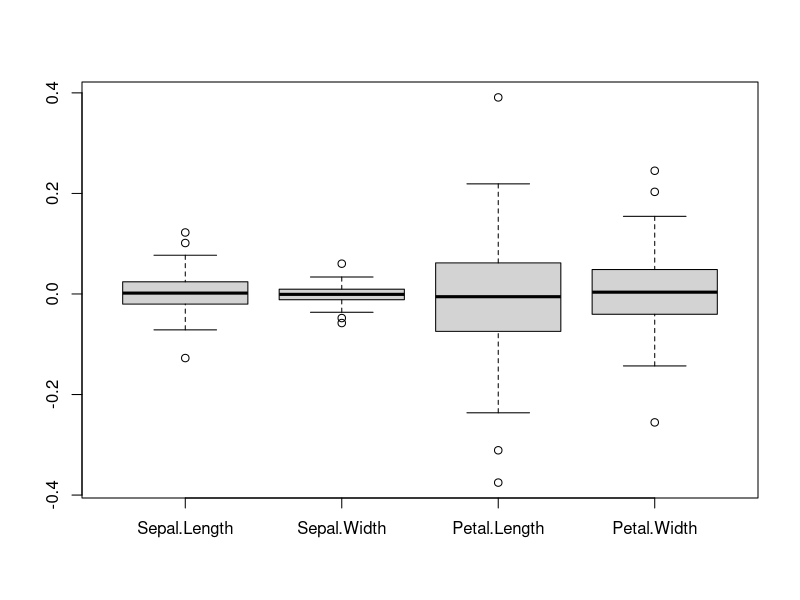
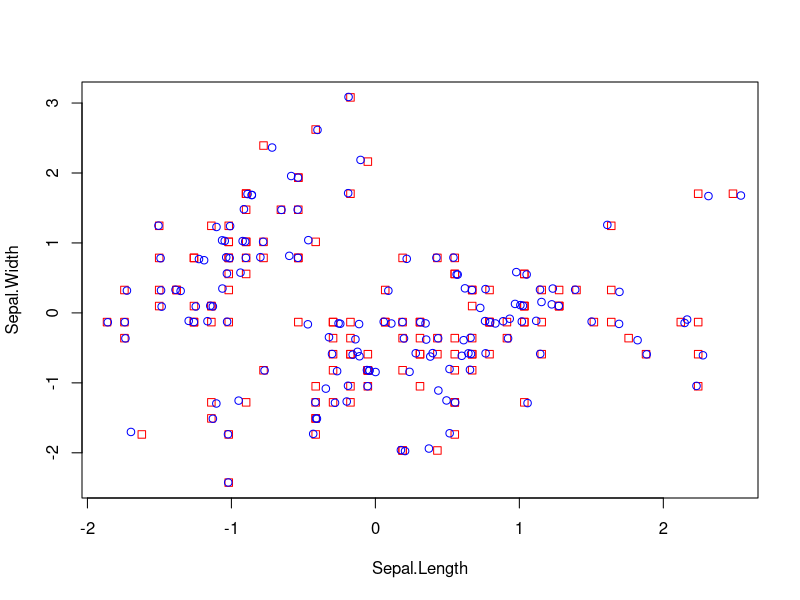
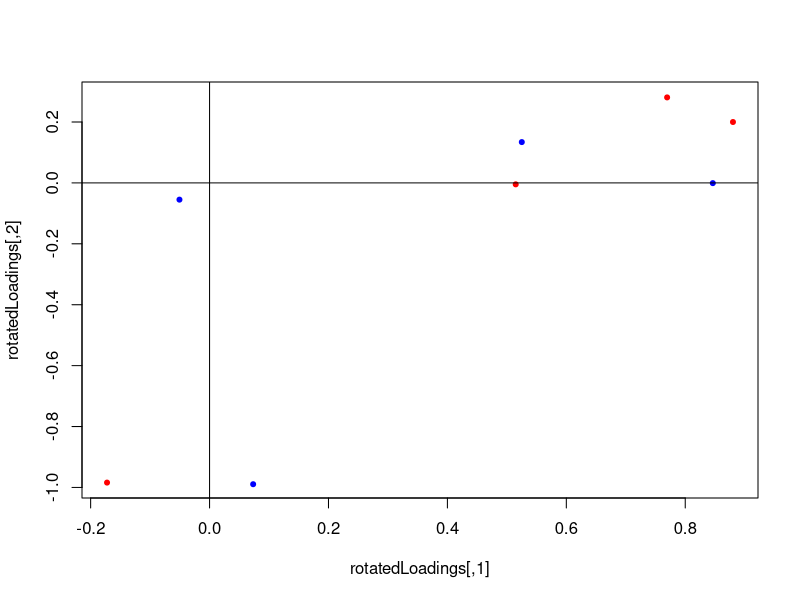
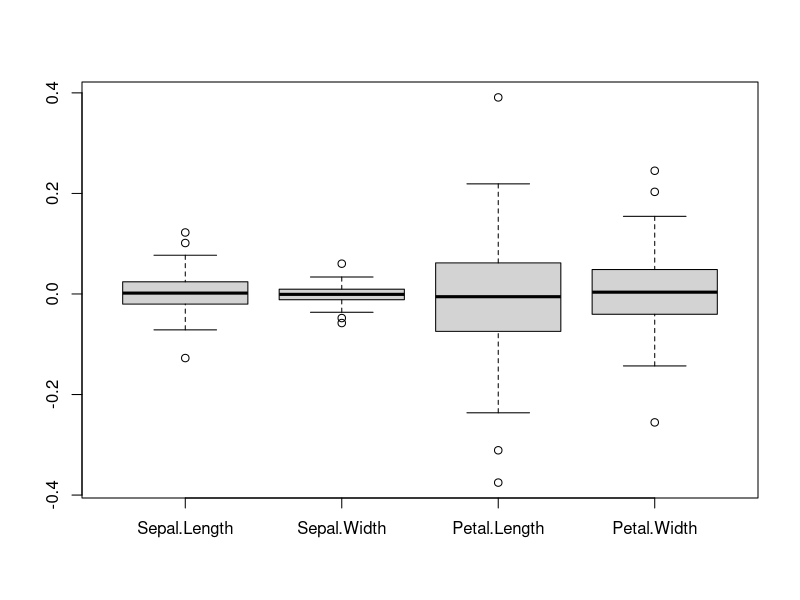
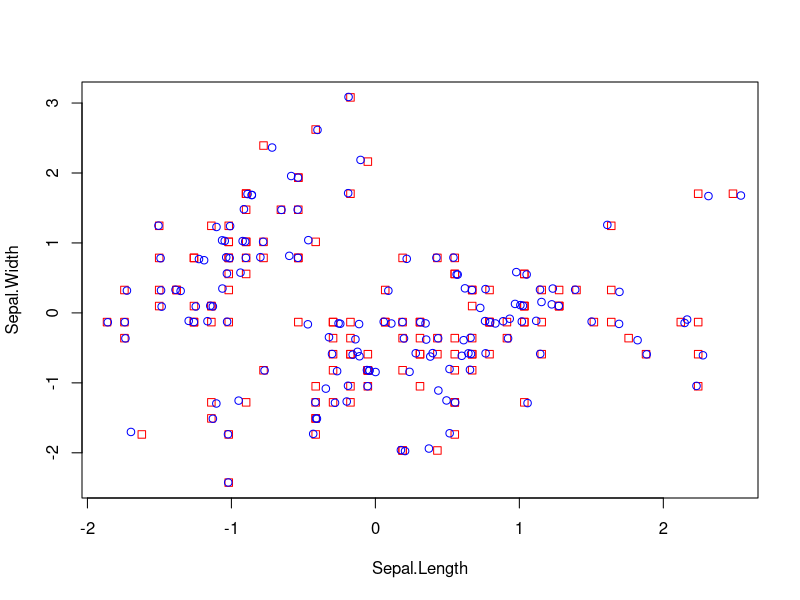
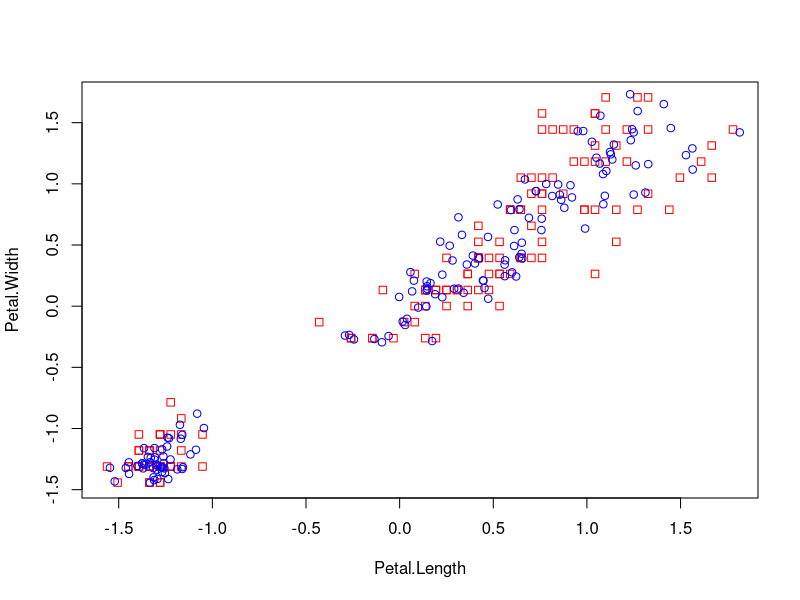

Write the R code that produced these figures, in order.
#Parameters
data <- iris[1:4]
scale <- TRUE
nfact <- 3
# Remove missing value (casewise)
data <- na.omit(data)

#### PCA (no rotation)
res <- prcomp(data, scale. = scale, rank. = nfact)

# eigenvalues
eigenvalues <- res$sdev**2
eigenvalues

# Total inertia (= number of variables)
inertia <- sum(eigenvalues)
inertia

# % of variance
eigenvalues / inertia
# Cumulative % of variance
cumsum(eigenvalues) / inertia

# Standard Loadings
stdLoadings <- res$rotation
colSums(stdLoadings**2) # = 1

# Principal Loadings  (Standard loadings scaled by singular values = sqrt(eigenvalues))
loadings <- stdLoadings %*% diag(sqrt(eigenvalues[1:nfact]))
loadings
colSums(loadings**2) # = eigenvalues

# Communalities ( = QLT = Extraction) IF scale = TRUE
communalities <- rowSums(loadings**2)
communalities

# Extraction IF scale = FALSE
rowSums(loadings**2) / rapply(data, var)

# Scores (Principal)
scores <- res$x
head(scores)
apply(scores,2,var) # = eigenvalues

# Scores (Standard)
stdScores <- scores %*% diag(1/sqrt(eigenvalues[1:nfact]))
head(stdScores)
apply(stdScores,2,var) # = 1

# Score QLT (Extraction)
zdata <- scale(data, scale = TRUE)
norm2 <- rowSums(zdata**2)
norm2pca <- rowSums(scores**2)
qlt <- norm2pca / norm2
head(qlt)

# Reconstruction
coord <- scores %*% t(stdLoadings)
head(coord)
coord2 <- stdScores %*% t(loadings)
head(coord2)
max(coord-coord2) # < 1e-15
head(zdata)
boxplot(zdata - coord)
max(zdata - coord) # < 1e-15 if nfact = max = 4

plot(zdata[,1:2], col="red", pch=0)
points(coord[,1:2], col="blue", pch=1)


# PCA with rotation
rotatedRes <- GPArotation::Varimax(loadings, normalize = FALSE)
# Principal Loadings
rotatedLoadings <- rotatedRes$loadings
rotatedSSL <- colSums(rotatedLoadings**2)
# =  diag(t(rotatedLoadings) %*% rotatedLoadings)
rotatedSSL
# Standard Loadins
rotatedStdLoadings <- rotatedLoadings %*% diag(1/sqrt(rotatedSSL))
rotatedStdLoadings
colSums(rotatedStdLoadings**2) # = 1

rotatedLoadings
loadings %*% rotatedRes$Th

(stdLoadings %*% rotatedRes$Th) %*% diag(sqrt(rotatedSSL))

plot(rotatedLoadings, col="red", pch=20)
points(stdLoadings %*% rotatedRes$Th, col="blue", pch=20)
abline(v=0)
abline(h=0)

sqrt(eigenvalues[1:3]) %*% rotatedRes$Th

# conclusion ?
# La rotation ne s'applique que au loadings utilisés pour la créer et aux observations
# pour le reste, passer par homothétie sqrt(eigen)


# Scores
# rotatedRes$rotmat <- t(solve(rotatedRes$Th)) # for oblique rotation ?
rotatedRes$rotmat <- rotatedRes$Th
rotatedStdScores <- stdScores %*% rotatedRes$rotmat
rotatedScores <- rotatedStdScores %*% diag(sqrt(rotatedSSL))
apply(rotatedStdScores, 2, var) # = 1
apply(rotatedScores, 2, var) # = eigenvalues

# Reconstruction

coordFromRot <- rotatedStdScores %*% t(rotatedLoadings)
head(coordFromRot)
coordFromRot2 <- rotatedScores %*% t(rotatedStdLoadings)
head(coordFromRot2)
max( coordFromRot2 - coordFromRot) # < 1e-15
head(zdata)
max( zdata - coordFromRot ) # < 1e-15
boxplot(zdata - coordFromRot)
plot(zdata[,1:2], col="red", pch=0)
points(coordFromRot[,1:2], col="blue", pch=1)
plot(zdata[,3:4], col="red", pch=0)
points(coordFromRot[,3:4], col="blue", pch=1)


# PCA with rotation (STATA WAY)
colSums(stdLoadings**2)
StataRotatedRes <- GPArotation::Varimax(stdLoadings, normalize = FALSE)
# Standard Loadings
StataRotatedStdLoadings <- StataRotatedRes$loadings
StataRotatedStdLoadings
colSums(StataRotatedStdLoadings**2)
# Principal Loadings
StataRotatedLoadings <- loadings %*% StataRotatedRes$Th
StataRotatedSSL <- colSums(StataRotatedLoadings**2)
StataRotatedSSL



StataRotatedLoadings
StataRotatedStdLoadings %*% diag(sqrt(StataRotatedSSL)) # NON

stdLoadings %*% StataRotatedRes$Th
StataRotatedStdLoadings

colSums((StataRotatedLoadings %*% diag(1/sqrt(StataRotatedSSL)))**2)

loadings %*% StataRotatedRes$Th
stdLoadings %*% StataRotatedRes$Th

StataRotatedRes$Th

t(t(StataRotatedLoadings) / sqrt(StataRotatedSSL))
